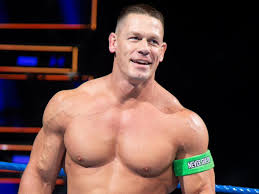
#> input picture john.jpeg, 259 x 194 px, given in place of the camera
$ python create_db.py
#> lines starting #> are read from the running program, lines starting #| are printed output that depends on the picture; after the words box and inside, x2 and y2 are one past the last pixel; in counts of white or black regions, pixels touching at a corner belong together
import cv2
import numpy as np
# Load HAAR face classifier
face_classifier = cv2.CascadeClassifier('haarcascade_frontalface_default.xml')
# Load functions
def face_extractor(img):
    # Function detects faces and returns the cropped face
    # If no face detected, it returns the input image
    gray = cv2.cvtColor(img,cv2.COLOR_BGR2GRAY)
    faces = face_classifier.detectMultiScale(gray, 1.3, 5)
    if faces is ():
        return None
    # Crop all faces found
    for (x,y,w,h) in faces:
        cropped_face = img[y:y+h, x:x+w]
    return cropped_face

# Initialize Webcam
# cap = cv2.VideoCapture("http://192.168.43.1:8080/video")
cap = cv2.VideoCapture(0)
count = 0

# Collect samples of your face from webcam input
while True:
    ret, frame = cap.read()
#> frame is the input picture: shape (194, 259, 3); mean B, G, R 64.4, 69, 93.7
    if face_extractor(frame) is not None:
#> in face_extractor, `gray = cv2.cvtColor(img,cv2.COLOR_BGR2GRAY)`:
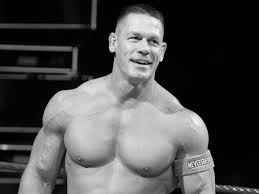
#> gray: shape (194, 259); min 0, max 250, mean 75.8
#> in face_extractor, `faces = face_classifier.detectMultiScale(gray, 1.3, 5)`: faces = [[112, 15, 63, 63]]
#> the loop in face_extractor, `for (x,y,w,h) in faces:` made 1 pass
#> pass 1, in face_extractor, `cropped_face = img[y:y+h, x:x+w]`:
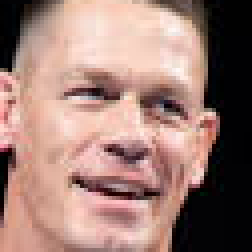
#> cropped_face: shape (63, 63, 3) (shown 4 times larger); mean B, G, R 116.2, 124.7, 157.4
        count += 1
#> count = 1
        face = cv2.resize(face_extractor(frame), (200, 200))
#> the loop in face_extractor (call 2), `for (x,y,w,h) in faces:` made 1 pass
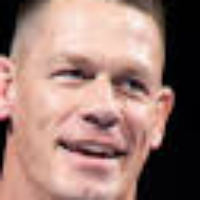
#> face: shape (200, 200, 3); mean B, G, R 116.1, 124.5, 157.3
        face = cv2.cvtColor(face, cv2.COLOR_BGR2GRAY)
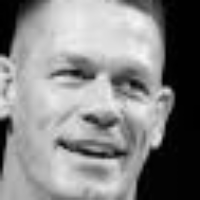
#> face: shape (200, 200); min 0, max 249, mean 133.3

        # Save file in specified directory with unique name
        file_name_path = 'C:/Users/Asus/Documents/summer_training/cv/CNN/users/train_img/0/' + str(count) + '.jpg'
        cv2.imwrite(file_name_path, face)


        # Put count on images and display live count
        cv2.putText(face, str(count), (50, 50), cv2.FONT_HERSHEY_COMPLEX, 1, (0,255,0), 2)
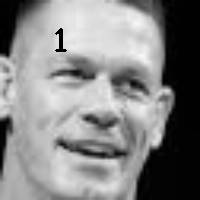
#> face: shape (200, 200); 0.31% of pixels changed, all inside (x1, y1, x2, y2) = (55, 28, 67, 52)
        cv2.imshow('Face Cropper', face)

    else:
        print("Face not found")
        pass

    if cv2.waitKey(1) == 13 or count == 300: #13 is the Enter Key
#> (key Esc is pressed here)
        break

cap.release()
cv2.destroyAllWindows()
print("Collecting Samples Complete")

$ run again, on roman.jpg
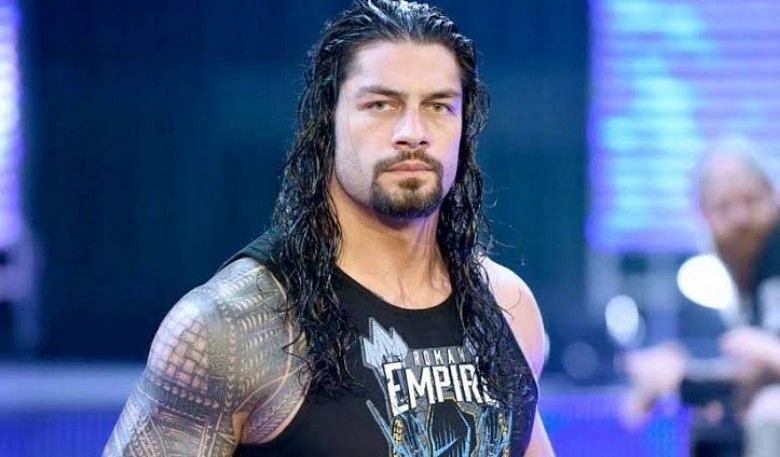
#> input picture roman.jpg, 780 x 457 px, given in place of the camera
#> frame is the input picture: shape (457, 780, 3); mean B, G, R 139, 98.1, 78.3
#> faces = [[334, 45, 155, 155]]
#> the loop in face_extractor, `for (x,y,w,h) in faces:` made 1 pass
#> pass 1, in face_extractor, `cropped_face = img[y:y+h, x:x+w]`:
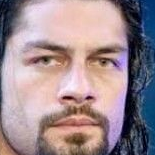
#> cropped_face: shape (155, 155, 3); mean B, G, R 144.1, 138.8, 158.6
#> count = 1
#> the loop in face_extractor (call 2), `for (x,y,w,h) in faces:` made 1 pass
#> `cv2.putText(face, str(count), (50, 50), cv2.FONT_HERSHEY_COMPLEX, 1, (..`:
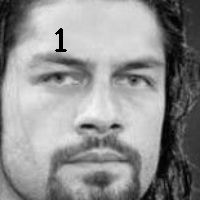
#> face: shape (200, 200); min 0, max 245, mean 144.6
